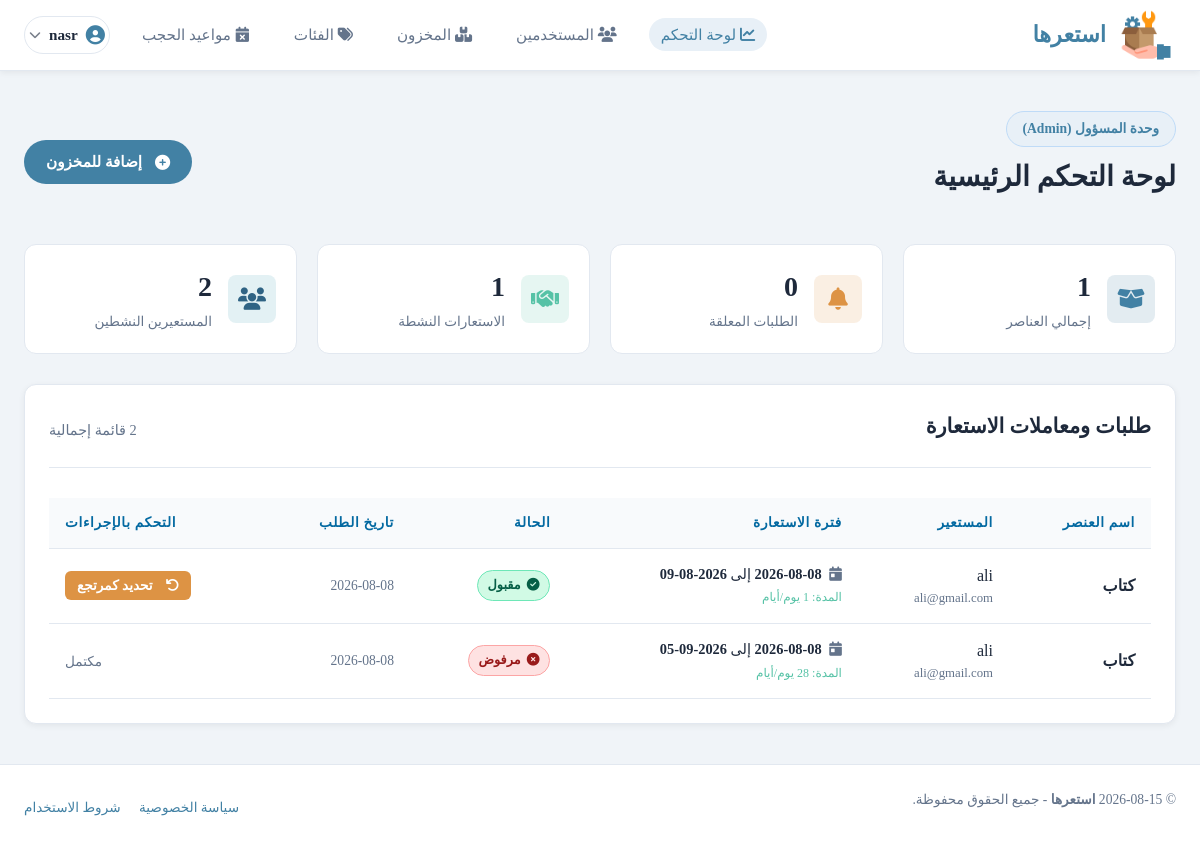
/Admin/dashboard.php (signed in), run on the app's committed database.
### tables this page shows
CREATE TABLE `borrowing` (
  `Borrowing_ID` int(11) NOT NULL,
  `Item_ID` int(11) NOT NULL,
  `User_ID` int(11) NOT NULL,
  `StartDate` date NOT NULL,
  `EndDate` date NOT NULL,
  `BorrowingStatus` varchar(20) NOT NULL,
  `CreateDate` date NOT NULL
);

CREATE TABLE `items` (
  `Item_ID` int(11) NOT NULL,
  `User_ID` int(11) NOT NULL,
  `Category_ID` int(11) NOT NULL,
  `Title` varchar(200) NOT NULL,
  `Description` text NOT NULL,
  `ItemCondition` varchar(20) NOT NULL,
  `MinBorrowDays` int(11) NOT NULL,
  `City` varchar(20) NOT NULL,
  `Status` varchar(20) NOT NULL,
  `AddedBy` int(11) NOT NULL,
  `AddedDate` date NOT NULL
);

CREATE TABLE `users` (
  `User_ID` int(11) NOT NULL,
  `FullName` varchar(200) NOT NULL,
  `Email` varchar(50) NOT NULL,
  `PhoneNumber` varchar(20) DEFAULT NULL,
  `Password` varchar(255) NOT NULL,
  `UserRole` varchar(10) NOT NULL,
  `CreateDate` date NOT NULL
);

### Admin/dashboard.php (the view, shortened to what this page needs)
<?php
require_once __DIR__ . '\..\includes\auth.php';
$res = $config->query("SELECT COUNT(*) FROM items")->fetch_row();
$total_items = $res ? intval($res[0]) : 0;
$res = $config->query("SELECT COUNT(*) FROM borrowing WHERE BorrowingStatus = 'Approve'")->fetch_row();
$active_borrows = $res ? intval($res[0]) : 0;
$res = $config->query("SELECT COUNT(*) FROM borrowing WHERE BorrowingStatus = 'Requested'")->fetch_row();
$pending_requests = $res ? intval($res[0]) : 0;
$res = $config->query("SELECT COUNT(*) FROM users WHERE UserRole = 'EndUser'")->fetch_row();
$total_borrowers = $res ? intval($res[0]) : 0;
$borrows_result = $config->query("
SELECT b.*, i.Title as ItemTitle, u.FullName as BorrowerName, u.Email as BorrowerEmail
    FROM borrowing b
    JOIN items i ON b.Item_ID = i.Item_ID
    JOIN users u ON b.User_ID = u.User_ID
    ORDER BY b.CreateDate DESC, b.Borrowing_ID DESC
");
$borrows = $borrows_result ? $borrows_result->fetch_all(MYSQLI_ASSOC) : [];
require_once __DIR__ . '\..\includes\header.php';
?>
<main>
    <div class="container" style="text-align: right;">
        <div class="card-header" style="border: none; padding-bottom: 0; display: flex; justify-content: space-between; align-items: center;">
            <div>
                <span class="hero-badge" style="margin-bottom: 8px;">وحدة المسؤول (Admin)</span>
                <h2>لوحة التحكم الرئيسية</h2>
            </div>
            <a href="\استعارة\Admin\items.php" class="btn btn-primary"><i class="fa-solid fa-circle-plus" style="margin-left: 5px;"></i> إضافة للمخزون</a>
        </div>
        <div class="stats-grid" style="margin-top: 30px;">
            <div class="stat-card">
                <div class="stat-icon" style="background: rgba(66, 129, 164, 0.15); color: #4281a4;">
                <i class="fa-solid fa-box-open"></i>
                </div>
                <div class="stat-info">
                    <h3><?php echo $total_items; ?></h3>
                    <p class="text-muted">إجمالي العناصر</p>
                </div>
            </div>
            <div class="stat-card">
                <div class="stat-icon" style="background: rgba(221, 147, 68, 0.15); color: #dd9344;">
                    <i class="fa-solid fa-bell"></i>
                </div>
                <div class="stat-info">
                    <h3><?php echo $pending_requests; ?></h3>
                    <p class="text-muted">الطلبات المعلقة</p>
                </div>
            </div>
            <div class="stat-card">
                <div class="stat-icon" style="background: rgba(86, 194, 166, 0.15); color: #56c2a6;">
                    <i class="fa-solid fa-handshake"></i>
                </div>
                <div class="stat-info">
                    <h3><?php echo $active_borrows; ?></h3>
                    <p class="text-muted">الاستعارات النشطة</p>
                </div>
            </div>
            <div class="stat-card">
                <div class="stat-icon" style="background: rgba(72, 159, 181, 0.15); color: #2f6384;">
                    <i class="fa-solid fa-users"></i>
                </div>
                <div class="stat-info">
                    <h3><?php echo $total_borrowers; ?></h3>
                    <p class="text-muted">المستعيرين النشطين</p>
                </div>
            </div>
        </div>
        <div class="card" style="margin-top: 20px;">
            <div class="card-header" style="display: flex; justify-content: space-between; align-items: center;">
                <h3>طلبات ومعاملات الاستعارة</h3>
                <span class="text-muted" style="font-size: 0.9rem;"><?php echo count($borrows); ?> قائمة إجمالية</span>
            </div>
            <?php if (empty($borrows)): ?>
                <div style="text-align: center; padding: 40px 0;">
                    <i class="fa-solid fa-folder-open text-muted" style="font-size: 3rem; margin-bottom: 15px; display: block;"></i>
                    <p class="text-muted">لم يتم العثور على طلبات استعارة أو معاملات في قاعدة البيانات.</p>
                </div>
            <?php else: ?>
                <div class="table-responsive">
                    <table>
                        <thead>
                            <tr>
                                <th>اسم العنصر</th>
                                <th>المستعير</th>
                                <th>فترة الاستعارة</th>
                                <th>الحالة</th>
                                <th>تاريخ الطلب</th>
                                <th style="text-align: left;">التحكم بالإجراءات</th>
                            </tr>
                        </thead>
                        <tbody>
                            <?php foreach ($borrows as $row): ?>
                                <tr>
                                    <td><strong><?php echo htmlspecialchars($row['ItemTitle']); ?></strong></td>
                                    <td>
                                        <div><?php echo htmlspecialchars($row['BorrowerName']); ?></div>
                                        <div style="font-size: 0.8rem;" class="text-muted"><?php echo htmlspecialchars($row['BorrowerEmail']); ?></div>
                                    </td>
                                    <td>
                                        <div style="font-size: 0.9rem;">
                                            <i class="fa-solid fa-calendar-day text-muted" style="margin-left: 4px;"></i>
                                            <strong><?php echo date('Y-m-d', strtotime($row['StartDate'])); ?></strong>
                                            إلى
                                            <strong><?php echo date('Y-m-d', strtotime($row['EndDate'])); ?></strong>
                                        </div>
                                        <div style="font-size: 0.75rem; color: #56c2a6; margin-top: 2px;">
                                            المدة: <?php
                                                $days = (strtotime($row['EndDate']) - strtotime($row['StartDate'])) / 86400;
                                                echo $days . " يوم/أيام";
                                            ?>
                                        </div>
                                    </td>
                                    <td>
                                        <?php
                                            $status_class = strtolower($row['BorrowingStatus']);
                                            $status_ar = [
                                                'requested' => 'مطلوب',
                                                'approve' => 'مقبول',
                                                'rejected' => 'مرفوض',
                                                'return' => 'مرتجع'
                                            ][$status_class] ?? $row['BorrowingStatus'];
                                        ?>
                                        <span class="status-indicator status-<?php echo $status_class; ?>">
                                            <i class="fa-solid <?php
                                                switch($row['BorrowingStatus']) {
                                                    case 'Approve': echo 'fa-circle-check'; break;
                                                    case 'Rejected': echo 'fa-circle-xmark'; break;
                                                }
                                            ?>"></i>
                                            <?php echo htmlspecialchars($status_ar); ?>
                                        </span>
                                    </td>
                                    <td class="text-muted" style="font-size: 0.85rem;">
                                        <?php echo date('Y-m-d', strtotime($row['CreateDate'])); ?>
                                    </td>
                                    <td style="text-align: left;">
                                        <?php if ($row['BorrowingStatus'] === 'Requested'): ?>
                                            <form action="dashboard.php" method="POST" style="display: inline;" data-confirm="هل تريد الموافقة على هذا الطلب؟">
                                                <input type="hidden" name="borrow_id" value="<?php echo $row['Borrowing_ID']; ?>">
                                                <input type="hidden" name="action" value="approve">
                                                <button type="submit" class="btn btn-sm" style="background-color: #56c2a6; color: #ffffff;"><i class="fa-solid fa-check" style="margin-left: 5px;"></i> موافقة</button>
                                            </form>
                                            <form action="dashboard.php" method="POST" style="display: inline;" data-confirm="هل تريد رفض هذا الطلب؟">
                                                <input type="hidden" name="borrow_id" value="<?php echo $row['Borrowing_ID']; ?>">
                                                <input type="hidden" name="action" value="reject">
                                                <button type="submit" class="btn btn-secondary btn-sm" style="color: #ef4444; border-color: rgba(239,68,68,0.2);"><i class="fa-solid fa-xmark" style="margin-left: 5px;"></i> رفض</button>
                                            </form>
                                        <?php elseif ($row['BorrowingStatus'] === 'Approve'): ?>
                                            <form action="dashboard.php" method="POST" style="display: inline;" data-confirm="هل تريد تحديد هذا العنصر كمرتجع؟">
                                                <button type="submit" class="btn btn-accent btn-sm"><i class="fa-solid fa-arrow-rotate-left" style="margin-left: 5px;"></i> تحديد كمرتجع</button>
                                            </form>
                                        <?php else: ?>
                                            <span class="text-muted" style="font-size: 0.85rem;">مكتمل</span>
                                        <?php endif; ?>
                                    </td>
                                </tr>
                            <?php endforeach; ?>
                        </tbody>
                    </table>
                </div>
            <?php endif; ?>
        </div>
    </div>
</main>
<?php require_once __DIR__ . '\..\includes\footer.php'; ?>

### assets/css/style.css (style rules this page uses)
* { margin: 0; padding: 0; box-sizing: border-box; }
body { font-family: 'Times New Roman', Times, serif; background-color: #f0f4f8; color: #1e293b; line-height: 1.6; min-height: 100vh; display: flex; flex-direction: column; overflow-x: hidden; }
.container { width: 100%; max-width: 1200px; margin: 0 auto; padding: 0 24px; }
main { flex: 1; padding: 40px 0; }
h1, h2, h3, h4, h5, h6 { font-weight: 700; color: #1e293b; margin-bottom: 0.5em; }
h2 { font-size: 1.75rem; }
h3 { font-size: 1.3rem; }
p { color: #64748b; margin-bottom: 1rem; }
a { color: #4281a4; text-decoration: none; transition: all 0.25s ease; }
.hero-badge { background-color: #e8f0f7; border: 1px solid #bfdbf7; color: #4281a4; padding: 6px 16px; border-radius: 40px; font-size: 0.85rem; font-weight: 600; display: inline-block; margin-bottom: 20px; }
.card { background-color: #ffffff; border: 1px solid #e2e8f0; border-radius: 12px; padding: 24px; box-shadow: 0 2px 6px rgba(0, 0, 0, 0.06); }
.card-header { margin-bottom: 20px; border-bottom: 1px solid #e2e8f0; padding-bottom: 14px; display: flex; justify-content: space-between; align-items: center; }
.btn { display: inline-flex; align-items: center; justify-content: center; gap: 8px; font-family: inherit; font-size: 0.95rem; font-weight: 600; padding: 10px 22px; border-radius: 25px; border: none; cursor: pointer; transition: all 0.25s ease; text-decoration: none; }
.btn-primary { background-color: #4281a4; color: #ffffff; }
.btn-accent { background-color: #dd9344; color: #ffffff; }
.btn-sm { padding: 6px 12px; font-size: 0.85rem; border-radius: 6px; }
.stats-grid { display: grid; grid-template-columns: repeat(auto-fit, minmax(200px, 1fr)); gap: 20px; margin-bottom: 30px; }
.stat-card { background-color: #ffffff; border: 1px solid #e2e8f0; border-radius: 12px; padding: 20px; display: flex; align-items: center; gap: 16px; }
.stat-icon { width: 48px; height: 48px; background-color: #e8f0f7; color: #4281a4; border-radius: 8px; display: flex; align-items: center; justify-content: center; font-size: 1.4rem; }
.stat-info h3 { font-size: 1.75rem; margin-bottom: 2px; }
.stat-info p { font-size: 0.85rem; margin: 0; }
.table-responsive { width: 100%; overflow-x: auto; }
table { width: 100%; border-collapse: collapse; margin-top: 10px; }
th, td { padding: 14px 16px; text-align: left; border-bottom: 1px solid #e2e8f0; }
th { font-weight: 600; color:#0369a1; font-size: 0.85rem; text-transform: uppercase; letter-spacing: 0.05em; background-color: #f8fafc; }
.status-indicator { display: inline-flex; align-items: center; gap: 6px; font-size: 0.8rem; font-weight: 600; padding: 4px 10px; border-radius: 20px; }
.status-approve { background-color: #d1fae5; color: #065f46; border: 1px solid #6ee7b7; }
.status-rejected { background-color: #fee2e2; color: #991b1b; border: 1px solid #fca5a5; }
[dir="rtl"] body { font-family: 'Times New Roman', Times, serif; }
[dir="rtl"] th, [dir="rtl"] td { text-align: right; }
.text-muted { color: #64748b; }

### data on the page
borrowing: Item_ID.Title "كتاب", User_ID.FullName "ali", User_ID.Email "ali@gmail.com", StartDate "2026-08-08", EndDate "2026-08-09", BorrowingStatus "مقبول", CreateDate "2026-08-08"
borrowing: Item_ID.Title "كتاب", User_ID.FullName "ali", User_ID.Email "ali@gmail.com", StartDate "2026-08-08", EndDate "2026-09-05", days "28", BorrowingStatus "مرفوض", CreateDate "2026-08-08", shows "مكتمل"

### other printed values
$_SESSION['FullName'] "nasr"
$total_items "1"
$pending_requests "0"
$active_borrows "1"
$total_borrowers "2"
